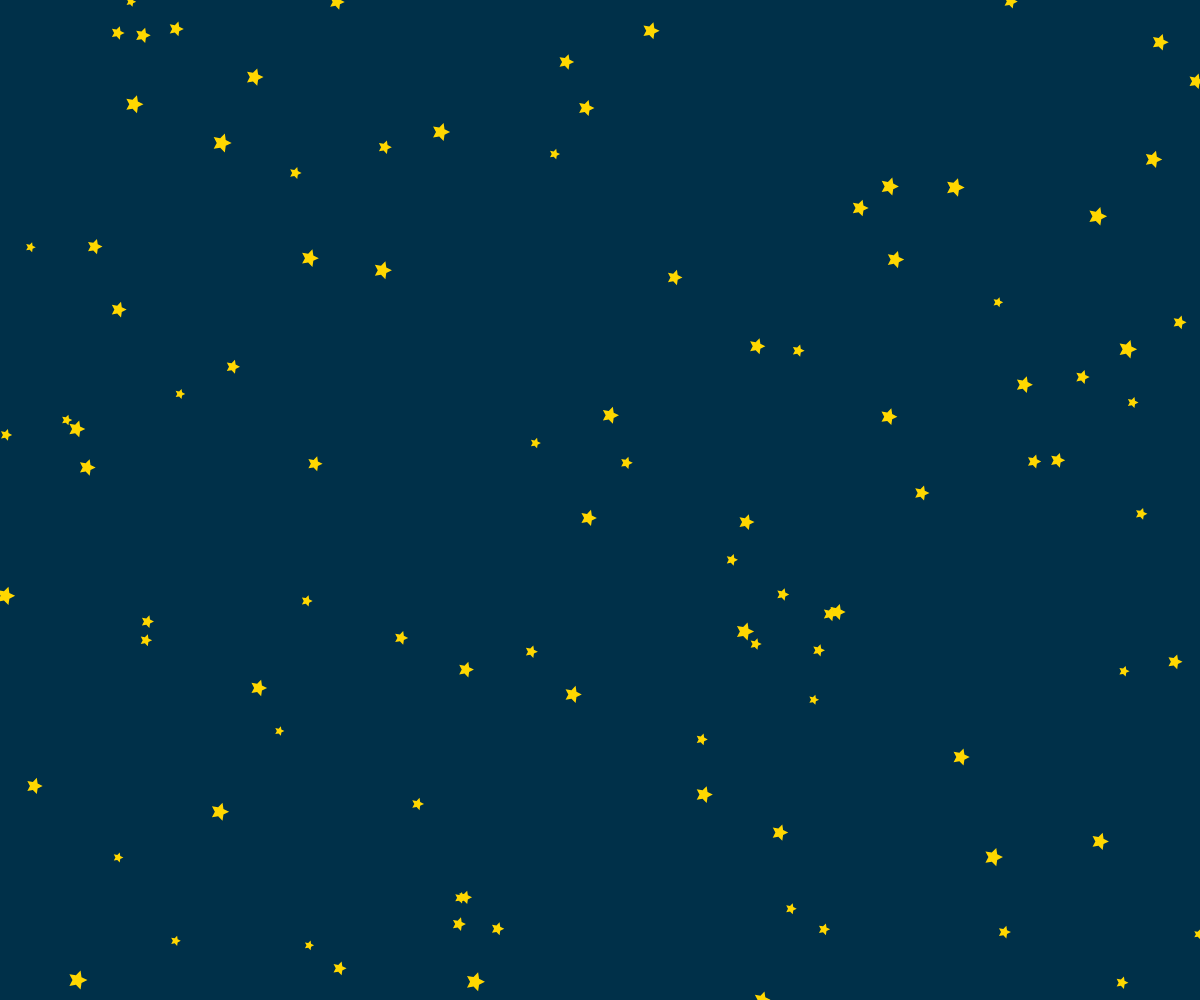
Frame 1 (no input)
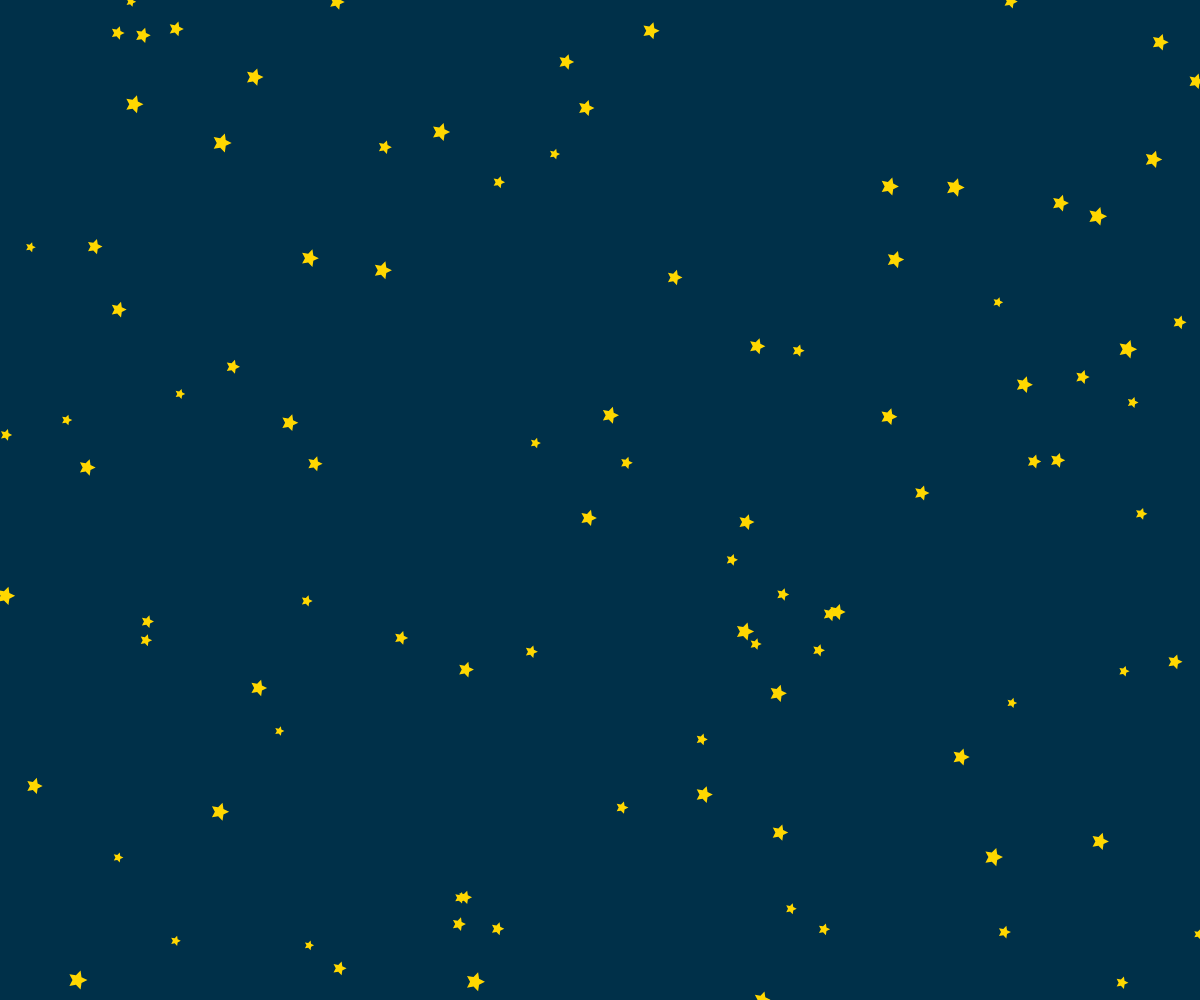
Frame 60 (no input)
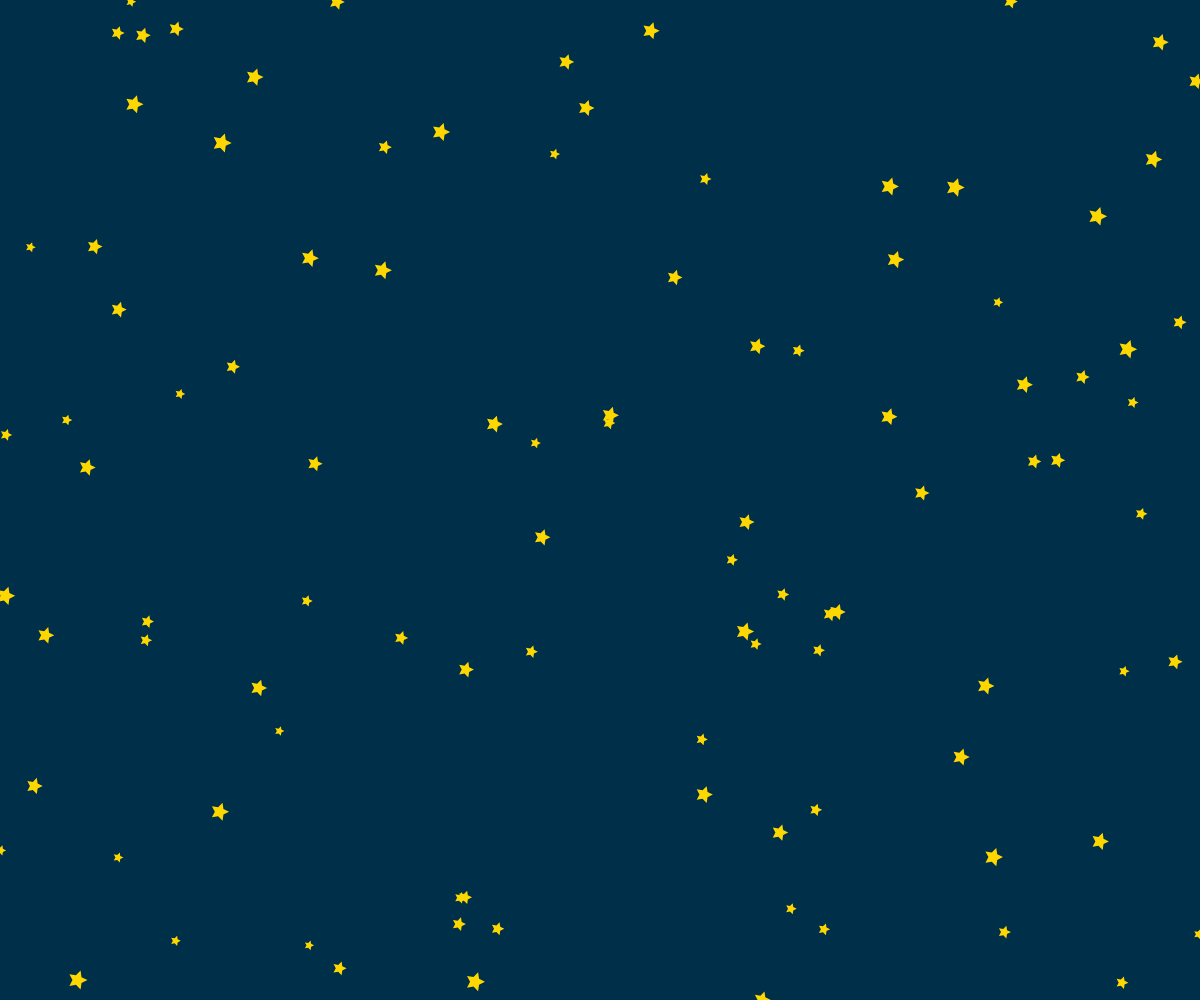
Frame 120 (the mouse pressed at the canvas centre since frame 60)

The p5.js sketch that drew these frames (run headless with seeded random() and noise() and a simulated clock; from frame 60 on, the mouse is pressed at the canvas centre):

// p5.js sketch
// ── sketch.js
let canvas;
let stars = []; // 儲存星星的位置
let meteorCount = 6; // 流星數量

function setup() {
  canvas = createCanvas(windowWidth, windowHeight); // 設定畫布為視窗大小
  generateStars(); // 生成星星
}

function draw() {
  background('#003049'); // 設定背景顏色為 #003049

  // 繪製星星
  fill('#FFD700'); // 設定星星顏色為黃色
  noStroke();
  for (let i = 0; i < stars.length; i++) {
    let star = stars[i];

    // 如果是流星，讓它移動
    if (i < meteorCount) {
      star.x += random(2, 5); // 流星向右移動
      star.y += random(-1, 1); // 流星有輕微上下波動

      // 如果流星超出畫布，重置位置
      if (star.x > width || star.y > height || star.y < 0) {
        star.x = random(-50, 0); // 重置到畫布左側外
        star.y = random(height); // 隨機高度
      }
    }

    // 如果滑鼠靠近星星，讓星星跳開
    let d = dist(mouseX, mouseY, star.x, star.y);
    if (d < 50) { // 距離小於 50 時跳開
      star.x += random(-50, 50);
      star.y += random(-50, 50);
    }

    // 繪製五邊星星
    drawStar(star.x, star.y, star.size, star.size / 2, 5);
  }
}

function windowResized() {
  resizeCanvas(windowWidth, windowHeight); // 當視窗大小改變時調整畫布大小
  generateStars(); // 重新生成星星
}

function generateStars() {
  stars = []; // 清空星星陣列
  let starCount = 100; // 星星總數
  for (let i = 0; i < starCount; i++) {
    stars.push({
      x: random(width), // 隨機 x 座標
      y: random(height), // 隨機 y 座標
      size: random(5, 10) // 調整星星大小範圍為 5 到 10
    });
  }
}

/**
 * 繪製五邊星星
 * @param {number} x 星星中心的 x 座標
 * @param {number} y 星星中心的 y 座標
 * @param {number} radius1 外圈半徑
 * @param {number} radius2 內圈半徑
 * @param {number} npoints 星星的邊數
 */
function drawStar(x, y, radius1, radius2, npoints) {
  let angle = TWO_PI / npoints;
  let halfAngle = angle / 2.0;

  beginShape();
  for (let a = 0; a < TWO_PI; a += angle) {
    let sx = x + cos(a) * radius1;
    let sy = y + sin(a) * radius1;
    vertex(sx, sy);
    sx = x + cos(a + halfAngle) * radius2;
    sy = y + sin(a + halfAngle) * radius2;
    vertex(sx, sy);
  }
  endShape(CLOSE);
}

function showBusinessCard() {
  const businessCardPopup = document.getElementById("business-card-popup");
  businessCardPopup.style.display = "block"; // 顯示模態框
}

function closeBusinessCard() {
  const businessCardPopup = document.getElementById("business-card-popup");
  businessCardPopup.style.display = "none"; // 隱藏模態框
}

// ── style.css
html, body {
  margin: 0;
  padding: 0;
}

canvas {
  display: block;
  position: absolute; /* 確保畫布填滿背景 */
  top: 0;
  left: 0;
  z-index: -1; /* 將畫布置於選單下方 */
}

/* 設定選單樣式 */
nav {
  background-color: #fefae0; /* 選單背景色 */
  padding: 10px 20px;
  position: absolute; /* 將選單定位到右上角 */
  top: 0;
  right: 0;
  z-index: 1; /* 確保選單在畫布上方 */
  border-radius: 0 0 10px 10px; /* 圓角效果 */
  box-shadow: 0 2px 5px rgba(0, 0, 0, 0.2); /* 添加陰影 */
}

nav ul {
  list-style: none;
  margin: 0;
  padding: 0;
  text-align: right; /* 選單項目靠右對齊 */
}

nav ul li {
  display: inline-block;
  margin: 0 10px;
  position: relative; /* 為下拉選單定位 */
}

nav ul li a {
  color: #003049; /* 選單文字顏色 */
  text-decoration: none;
  font-size: 18px;
}

nav ul li a:hover {
  text-decoration: underline;
}

/* 下拉選單樣式 */
.dropdown-menu {
  display: none; /* 預設隱藏 */
  position: absolute;
  top: 100%; /* 下拉選單顯示在主選單下方 */
  left: 0;
  background-color: #fefae0; /* 與選單背景一致 */
  padding: 10px 0;
  box-shadow: 0 2px 5px rgba(0, 0, 0, 0.2); /* 添加陰影 */
  border-radius: 0 0 10px 10px; /* 圓角效果 */
}

.dropdown-menu li {
  display: block;
  margin: 0;
}

.dropdown-menu li a {
  color: #003049; /* 子選單文字顏色 */
  padding: 5px 20px;
  display: block;
  text-decoration: none;
}

.dropdown-menu li a:hover {
  background-color: #003049; /* 滑鼠懸停時背景變深 */
  color: #fefae0; /* 滑鼠懸停時文字變亮 */
}

/* 顯示下拉選單 */
.dropdown:hover .dropdown-menu {
  display: block;
}
